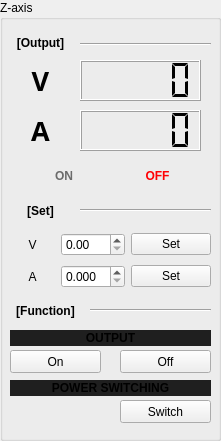
     <widget class="QGroupBox" name="groupBox_5">
      <property name="geometry">
       <rect>
        <x>560</x>
        <y>10</y>
        <width>221</width>
        <height>441</height>
       </rect>
      </property>
      <property name="styleSheet">
       <string notr="true"/>
      </property>
      <property name="title">
       <string>Z-axis</string>
      </property>
      <widget class="QLCDNumber" name="lcdNumV_3">
       <property name="geometry">
        <rect>
         <x>80</x>
         <y>60</y>
         <width>121</width>
         <height>41</height>
        </rect>
       </property>
       <property name="font">
        <font>
         <weight>50</weight>
         <bold>false</bold>
        </font>
       </property>
       <property name="styleSheet">
        <string notr="true"/>
       </property>
       <property name="segmentStyle">
        <enum>QLCDNumber::Flat</enum>
       </property>
      </widget>
      <widget class="QLabel" name="lbV_3">
       <property name="geometry">
        <rect>
         <x>10</x>
         <y>60</y>
         <width>61</width>
         <height>41</height>
        </rect>
       </property>
       <property name="font">
        <font>
         <family>Agency FB</family>
         <pointsize>20</pointsize>
         <weight>75</weight>
         <bold>true</bold>
        </font>
       </property>
       <property name="text">
        <string>V</string>
       </property>
       <property name="alignment">
        <set>Qt::AlignCenter</set>
       </property>
      </widget>
      <widget class="QLabel" name="lbA_3">
       <property name="geometry">
        <rect>
         <x>10</x>
         <y>110</y>
         <width>61</width>
         <height>41</height>
        </rect>
       </property>
       <property name="font">
        <font>
         <family>Agency FB</family>
         <pointsize>20</pointsize>
         <weight>75</weight>
         <bold>true</bold>
        </font>
       </property>
       <property name="text">
        <string>A</string>
       </property>
       <property name="alignment">
        <set>Qt::AlignCenter</set>
       </property>
      </widget>
      <widget class="QLCDNumber" name="lcdNumA_3">
       <property name="geometry">
        <rect>
         <x>80</x>
         <y>110</y>
         <width>121</width>
         <height>41</height>
        </rect>
       </property>
       <property name="styleSheet">
        <string notr="true"/>
       </property>
       <property name="segmentStyle">
        <enum>QLCDNumber::Flat</enum>
       </property>
      </widget>
      <widget class="Line" name="line_9">
       <property name="geometry">
        <rect>
         <x>80</x>
         <y>29</y>
         <width>131</width>
         <height>31</height>
        </rect>
       </property>
       <property name="orientation">
        <enum>Qt::Horizontal</enum>
       </property>
      </widget>
      <widget class="QLabel" name="label_30">
       <property name="geometry">
        <rect>
         <x>5</x>
         <y>32</y>
         <width>71</width>
         <height>21</height>
        </rect>
       </property>
       <property name="font">
        <font>
         <weight>75</weight>
         <bold>true</bold>
        </font>
       </property>
       <property name="text">
        <string>[Output]</string>
       </property>
       <property name="alignment">
        <set>Qt::AlignCenter</set>
       </property>
      </widget>
      <widget class="Line" name="line_10">
       <property name="geometry">
        <rect>
         <x>80</x>
         <y>200</y>
         <width>131</width>
         <height>21</height>
        </rect>
       </property>
       <property name="orientation">
        <enum>Qt::Horizontal</enum>
       </property>
      </widget>
      <widget class="QLabel" name="label_31">
       <property name="geometry">
        <rect>
         <x>10</x>
         <y>200</y>
         <width>61</width>
         <height>21</height>
        </rect>
       </property>
       <property name="font">
        <font>
         <weight>75</weight>
         <bold>true</bold>
        </font>
       </property>
       <property name="text">
        <string>[Set]</string>
       </property>
       <property name="alignment">
        <set>Qt::AlignCenter</set>
       </property>
      </widget>
      <widget class="QWidget" name="gridLayoutWidget_3">
       <property name="geometry">
        <rect>
         <x>10</x>
         <y>230</y>
         <width>201</width>
         <height>61</height>
        </rect>
       </property>
       <layout class="QGridLayout" name="gridLayout_3">
        <item row="1" column="1">
         <widget class="QDoubleSpinBox" name="sbA_3">
          <property name="decimals">
           <number>3</number>
          </property>
          <property name="maximum">
           <double>10.000000000000000</double>
          </property>
          <property name="singleStep">
           <double>0.001000000000000</double>
          </property>
         </widget>
        </item>
        <item row="1" column="2">
         <widget class="QPushButton" name="btnSetA_3">
          <property name="text">
           <string>Set</string>
          </property>
         </widget>
        </item>
        <item row="1" column="0">
         <widget class="QLabel" name="label_32">
          <property name="text">
           <string>A</string>
          </property>
          <property name="alignment">
           <set>Qt::AlignCenter</set>
          </property>
         </widget>
        </item>
        <item row="0" column="2">
         <widget class="QPushButton" name="btnSetV_3">
          <property name="text">
           <string>Set</string>
          </property>
         </widget>
        </item>
        <item row="0" column="0">
         <widget class="QLabel" name="label_33">
          <property name="text">
           <string>V</string>
          </property>
          <property name="alignment">
           <set>Qt::AlignCenter</set>
          </property>
         </widget>
        </item>
        <item row="0" column="1">
         <widget class="QDoubleSpinBox" name="sbV_3">
          <property name="decimals">
           <number>2</number>
          </property>
          <property name="maximum">
           <double>10.000000000000000</double>
          </property>
          <property name="singleStep">
           <double>0.010000000000000</double>
          </property>
         </widget>
        </item>
       </layout>
      </widget>
      <widget class="Line" name="line_11">
       <property name="geometry">
        <rect>
         <x>90</x>
         <y>300</y>
         <width>121</width>
         <height>21</height>
        </rect>
       </property>
       <property name="orientation">
        <enum>Qt::Horizontal</enum>
       </property>
      </widget>
      <widget class="QLabel" name="label_35">
       <property name="geometry">
        <rect>
         <x>10</x>
         <y>300</y>
         <width>71</width>
         <height>21</height>
        </rect>
       </property>
       <property name="font">
        <font>
         <weight>75</weight>
         <bold>true</bold>
        </font>
       </property>
       <property name="text">
        <string>[Function]</string>
       </property>
       <property name="alignment">
        <set>Qt::AlignCenter</set>
       </property>
      </widget>
      <widget class="QPushButton" name="btnPowerSwitching_3">
       <property name="geometry">
        <rect>
         <x>120</x>
         <y>400</y>
         <width>91</width>
         <height>23</height>
        </rect>
       </property>
       <property name="text">
        <string>Switch</string>
       </property>
      </widget>
      <widget class="QLabel" name="lbPowerDirection_3">
       <property name="geometry">
        <rect>
         <x>10</x>
         <y>401</y>
         <width>111</width>
         <height>20</height>
        </rect>
       </property>
       <property name="font">
        <font>
         <weight>75</weight>
         <bold>true</bold>
        </font>
       </property>
       <property name="text">
        <string/>
       </property>
       <property name="alignment">
        <set>Qt::AlignCenter</set>
       </property>
      </widget>
      <widget class="QPushButton" name="btnOutputOn_3">
       <property name="geometry">
        <rect>
         <x>10</x>
         <y>350</y>
         <width>91</width>
         <height>23</height>
        </rect>
       </property>
       <property name="text">
        <string>On</string>
       </property>
      </widget>
      <widget class="QPushButton" name="btnOutputOff_3">
       <property name="geometry">
        <rect>
         <x>120</x>
         <y>350</y>
         <width>91</width>
         <height>23</height>
        </rect>
       </property>
       <property name="text">
        <string>Off</string>
       </property>
      </widget>
      <widget class="QLabel" name="label_41">
       <property name="geometry">
        <rect>
         <x>10</x>
         <y>330</y>
         <width>201</width>
         <height>16</height>
        </rect>
       </property>
       <property name="font">
        <font>
         <weight>75</weight>
         <bold>true</bold>
        </font>
       </property>
       <property name="styleSheet">
        <string notr="true">background-color: rgb(31, 31, 31);</string>
       </property>
       <property name="text">
        <string>OUTPUT</string>
       </property>
       <property name="alignment">
        <set>Qt::AlignCenter</set>
       </property>
      </widget>
      <widget class="QLabel" name="label_45">
       <property name="geometry">
        <rect>
         <x>10</x>
         <y>380</y>
         <width>201</width>
         <height>16</height>
        </rect>
       </property>
       <property name="font">
        <font>
         <weight>75</weight>
         <bold>true</bold>
        </font>
       </property>
       <property name="styleSheet">
        <string notr="true">background-color: rgb(31, 31, 31);</string>
       </property>
       <property name="frameShape">
        <enum>QFrame::NoFrame</enum>
       </property>
       <property name="text">
        <string>POWER SWITCHING</string>
       </property>
       <property name="alignment">
        <set>Qt::AlignCenter</set>
       </property>
      </widget>
      <widget class="QWidget" name="horizontalLayoutWidget_8">
       <property name="geometry">
        <rect>
         <x>20</x>
         <y>160</y>
         <width>181</width>
         <height>31</height>
        </rect>
       </property>
       <layout class="QHBoxLayout" name="horizontalLayout_13">
        <item>
         <widget class="QLabel" name="lbOn_3">
          <property name="font">
           <font>
            <weight>75</weight>
            <bold>true</bold>
           </font>
          </property>
          <property name="styleSheet">
           <string notr="true">color: rgb(107, 107, 107);</string>
          </property>
          <property name="text">
           <string>ON</string>
          </property>
          <property name="alignment">
           <set>Qt::AlignCenter</set>
          </property>
         </widget>
        </item>
        <item>
         <widget class="QLabel" name="lbOff_3">
          <property name="font">
           <font>
            <weight>75</weight>
            <bold>true</bold>
           </font>
          </property>
          <property name="styleSheet">
           <string notr="true">color: rgb(255, 0, 4);</string>
          </property>
          <property name="text">
           <string>OFF</string>
          </property>
          <property name="alignment">
           <set>Qt::AlignCenter</set>
          </property>
         </widget>
        </item>
       </layout>
      </widget>
     </widget>
